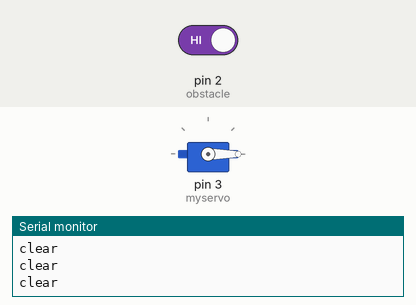
Simulated run of this sketch. Board: Arduino Uno, built with avr-gcc and run on an emulated ATmega328P. On the bench: servo, the last lines printed to the serial monitor. Inputs (shaded band) come from the test bench; at power-on: pin 2 (obstacle) HIGH.

Above: at 1.2 s.
1.3 s: pin 2 (obstacle) driven LOW
At 2.1 s:
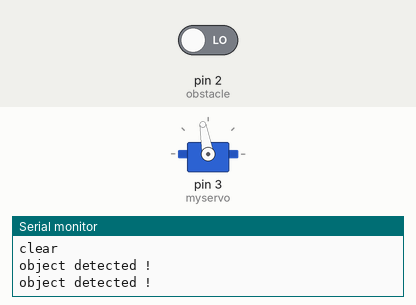
2.8 s: pin 2 (obstacle) driven HIGH
At 3.3 s:
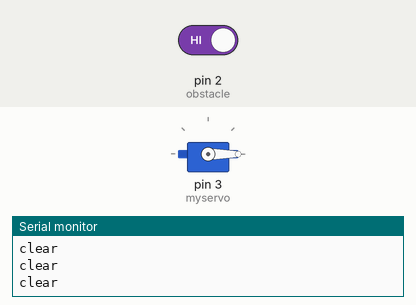
Timing chart, 0 to 5.8 s (numbered marks = the images above; inputs shaded):
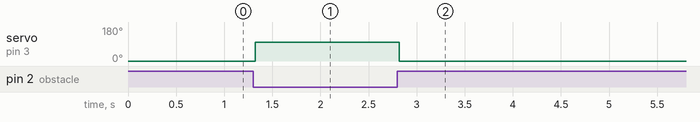

The sketch:

smart_trashbin.ino
```cpp
#include <Servo.h>

int obstacle = 2; // This is our input pin
int obstacle_stts = HIGH; // HIGH MEANS CLEAR
Servo myservo;

void setup() {
  // put your setup code here, to run once:
  pinMode(obstacle,INPUT);
  Serial.begin(9600);
  myservo.attach(3);
}

void loop() {
  // put your main code here, to run repeatedly:
  obstacle_stts = digitalRead(obstacle);
  int x = map (obstacle_stts, 0, 1, 100, 0); //for comparing the obstacle_stts with angle degree of servo
  if (obstacle_stts == 0)
  {
    Serial.println("object detected !");
    myservo.write(x);
    delay(500);
    }
    else{
      Serial.println("clear");
      myservo.write(x);
      }
}
```

Measured:
- after the input at 1.3 s, servo on pin 3 (myservo): 0° → 100° at once
- after the input at 2.8 s, servo on pin 3 (myservo): 100° → 0° at once
